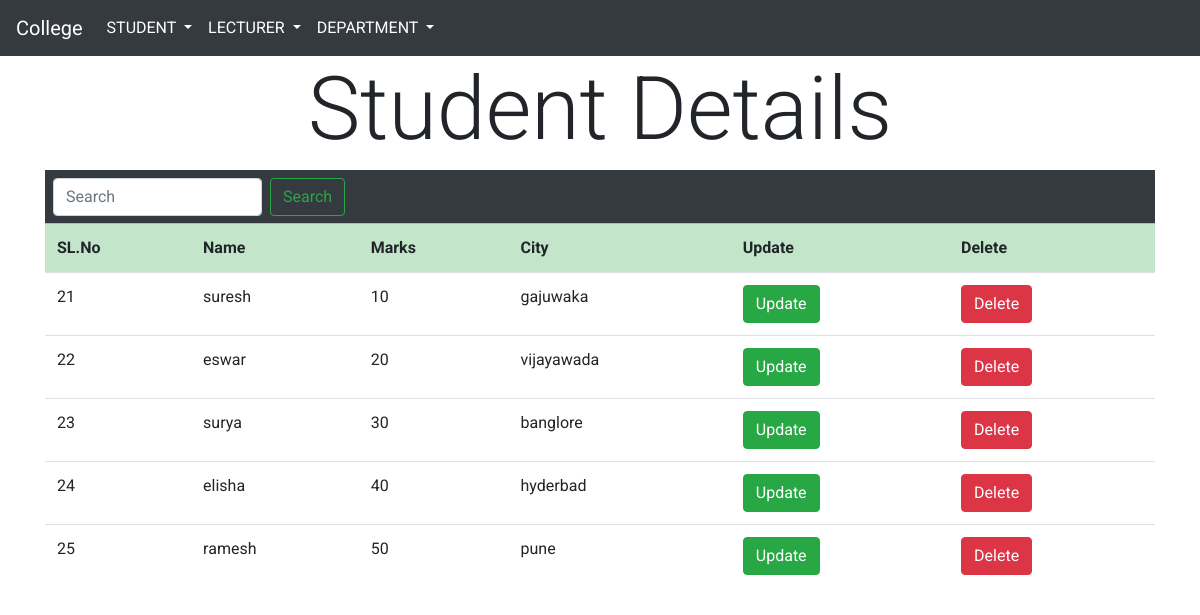
The page / on the database its author committed.
### Relationsapp/models.py (models this page shows)
class Studentdata(models.Model):
    dept= models.ForeignKey(Departmentbranch,on_delete=models.CASCADE)
    name= models.CharField(max_length=150)
    city= models.CharField(max_length=150)
    marks=models.IntegerField()

### Relationsapp/views.py (the view)
# urls.py: path('',StudentList.as_view(),name='list'),
class StudentList(ListView):
    model = Studentdata
    context_object_name='stulist'
    template_name='studentlists/studentlist.html'

### templates/studentlists/studentlist.html (shortened to what this page needs)
{% extends 'base.html' %} {% block content %}
<div class="container">
  <h3 class="display-2 text-center">Student Details</h3>
  <form
    class="form-inline my-lg-0 bg-dark p-2"
    method="get"
    action="{% url 'Relationsapp:results' %}"
  >
    <input
      class="form-control mr-sm-2"
      type="search"
      placeholder="Search"
      aria-label="Search"
      name="q"
    />
    <button class="btn btn-outline-success my-2 my-sm-0" type="submit">
      Search
    </button>
  </form>
  <table class="table table-hover">
    <tbody class="table table-striped table-hover">
      <tr class="table-success">
        <th>SL.No</td>
        <th>Name</th>
        <th>Marks</th>
        <th>City</th>
        <th>Update</th>
        <th>Delete</th>
      </tr>
      {% for student in stulist %}
      <tr>
        <td>{{student.id}}</td>
        <td>{{student.name}}</td>
        <td>{{student.marks}}</td>
        <td>{{student.city}}</td>
        <td>
          <a href="{% url 'Relationsapp:update' student.id %}"
            ><button class="btn btn-success">Update</button></a
          >
        </td>
        <td>
          <a href="{% url 'Relationsapp:delete' student.id %}"
            ><button class="btn btn-danger">Delete</button></a
          >
        </td>
      </tr>
      {% endfor %}
    </tbody>
  </table>
</div>
{% endblock %}

### templates/base.html (shortened to what this page needs)
<!DOCTYPE html>
<html lang="en">
  <head>
    <link
      rel="stylesheet"
      href="https://cdn.jsdelivr.net/npm/bootstrap@4.6.0/dist/css/bootstrap.min.css"
    />
  </head>
  <body>
    <nav class="navbar navbar-expand-lg  navbar-dark bg-dark">
      <a class="navbar-brand" href="/">College</a>
      <div class="collapse navbar-collapse" id="navbarSupportedContent">
        <ul class="navbar-nav mr-auto">
          <li class="nav-item dropdown">
            <a
              class="nav-link active dropdown-toggle"
              href="#"
              id="navbarDropdown"
              role="button"
              data-toggle="dropdown"
              aria-haspopup="true"
              aria-expanded="false"
            >
              STUDENT
            </a>
          </li>
          <li class="nav-item dropdown">
            <a
              class="nav-link active dropdown-toggle"
              href="#"
              id="navbarDropdown"
              role="button"
              data-toggle="dropdown"
              aria-haspopup="true"
              aria-expanded="false"
            >
              LECTURER
            </a>
          </li>
            <li class="nav-item dropdown">
            <a
              class="nav-link active dropdown-toggle"
              href="#"
              id="navbarDropdown"
              role="button"
              data-toggle="dropdown"
              aria-haspopup="true"
              aria-expanded="false"
            >
              DEPARTMENT
            </a>
          </li>
        </ul>
      </div>
    </nav>
    {% block content %} {% endblock %}
  </body>
</html>

### templates/base.html (style rules this page uses)
body { font-family: 'Roboto', sans-serif; }

### rows shown on the page
Studentdata: id "21", name "suresh", marks "10", city "gajuwaka"
Studentdata: id "22", name "eswar", marks "20", city "vijayawada"
Studentdata: id "23", name "surya", marks "30", city "banglore"
Studentdata: id "24", name "elisha", marks "40", city "hyderbad"
Studentdata: id "25", name "ramesh", marks "50", city "pune"
